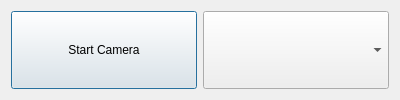
<?xml version="1.0" encoding="UTF-8"?>
<ui version="4.0">
 <class>CameraPropertiesWindow</class>
 <widget class="QDialog" name="CameraPropertiesWindow">
  <property name="geometry">
   <rect>
    <x>0</x>
    <y>0</y>
    <width>400</width>
    <height>100</height>
   </rect>
  </property>
  <property name="sizePolicy">
   <sizepolicy hsizetype="Fixed" vsizetype="Fixed">
    <horstretch>0</horstretch>
    <verstretch>0</verstretch>
   </sizepolicy>
  </property>
  <property name="windowTitle">
   <string>Dialog</string>
  </property>
  <layout class="QHBoxLayout" name="horizontalLayout">
   <item>
    <widget class="QPushButton" name="pbStartCamera">
     <property name="sizePolicy">
      <sizepolicy hsizetype="Minimum" vsizetype="Preferred">
       <horstretch>0</horstretch>
       <verstretch>0</verstretch>
      </sizepolicy>
     </property>
     <property name="text">
      <string>Start Camera</string>
     </property>
    </widget>
   </item>
   <item>
    <widget class="QComboBox" name="cbxCameras">
     <property name="sizePolicy">
      <sizepolicy hsizetype="Preferred" vsizetype="Preferred">
       <horstretch>0</horstretch>
       <verstretch>0</verstretch>
      </sizepolicy>
     </property>
    </widget>
   </item>
  </layout>
 </widget>
 <resources/>
 <connections/>
</ui>
